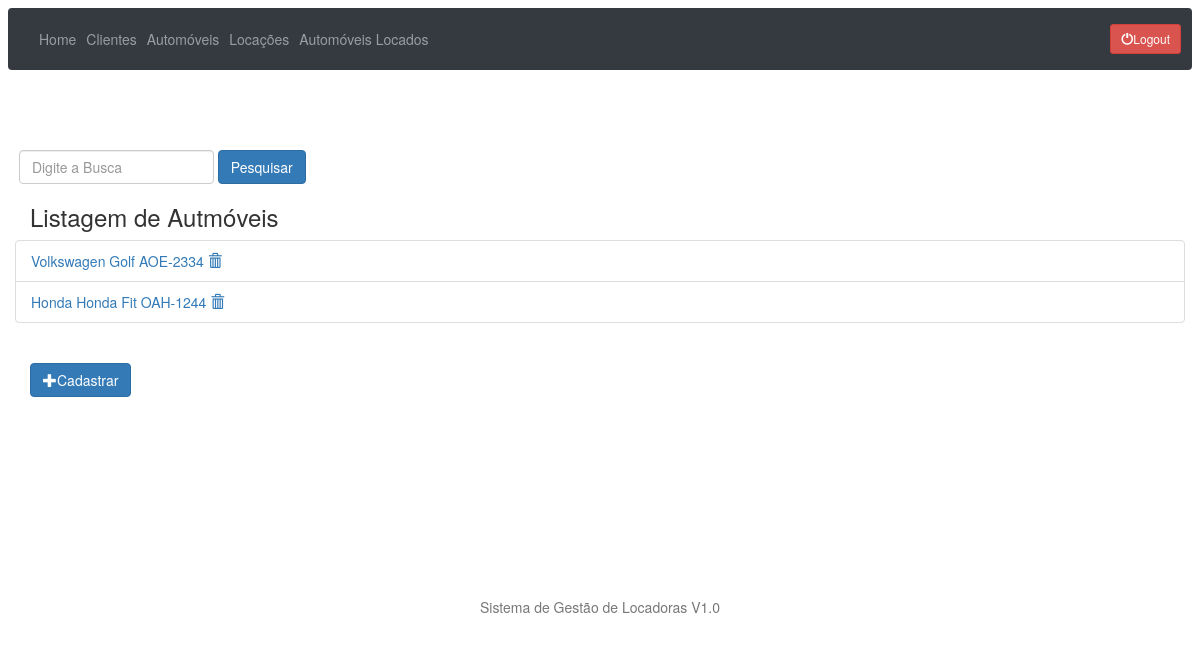
Page /automoveis/list/ (signed in) on the earlier database version.
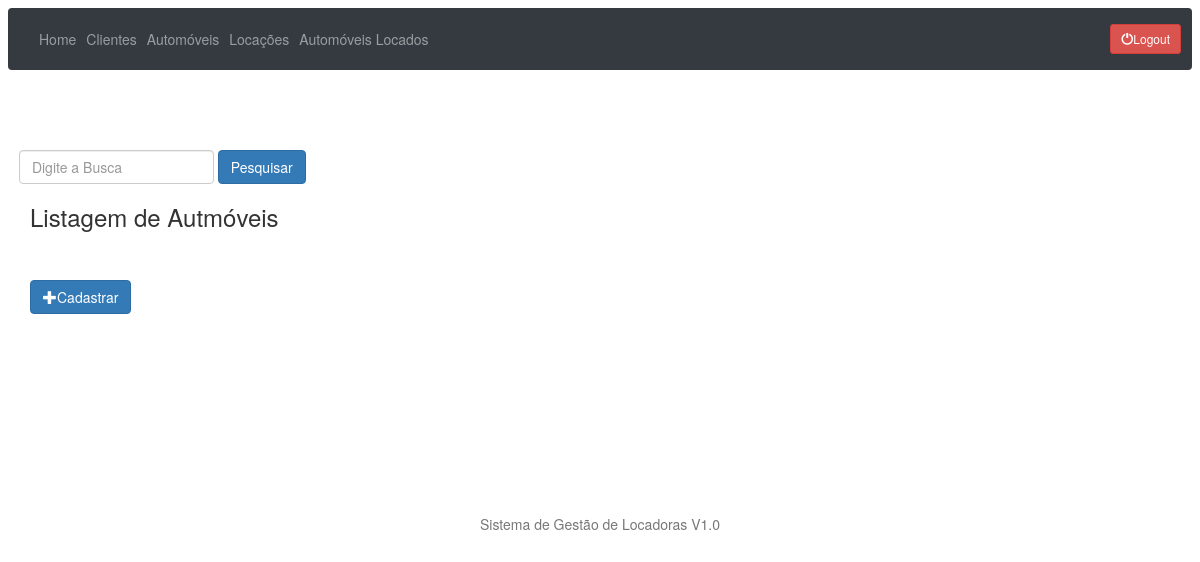
Same page on the later database version.
### automoveis/models.py (models this page shows, shortened)
class Automovel(models.Model):
    marca = models.CharField(max_length=30)
    modelo = models.CharField(max_length=30)
    placa = models.CharField(max_length=30)
    foto = models.ImageField(upload_to='automoveis_fotos', null=True, blank=True)
    alugado = models.BooleanField(default=False)

### automoveis/views.py (the view)
# urls.py: path('list/', automoveis_list, name='automovel_list'),
@login_required()
def automoveis_list(request):
    termo_busca = request.GET.get('pesquisa', None)
    if termo_busca:
        automoveis =Automovel.objects.all()
        automoveis = Automovel.objects.filter(placa=termo_busca)
        automoveis = Automovel.objects.filter(modelo=termo_busca)
        automoveis = Automovel.objects.filter(marca=termo_busca)
    else:
        automoveis = Automovel.objects.all()
    return render(request, 'automovel.html', {'automoveis': automoveis})

### automoveis/templates/automovel.html (shortened to what this page needs)
{% extends 'base.html' %}
{% block main %}
    <div class="row">
        <div class="col-12">
            <form class="form-inline">
                <div class="form-group mx-sm-3 mb-2">
                    <input type="text" class="form-control" id="pesquisa" name="pesquisa" placeholder="Digite a Busca">
                </div>
                <button type="submit" class="btn btn-primary mb-2">Pesquisar</button>
            </form>
        </div>
    </div>
    <h3>Listagem de Autmóveis</h3>
    <div class="row">
        <ul class="list-group">
            {% for automovel in automoveis %}
                <li class="list-group-item">
                    <a href="{% url 'automovel_update' automovel.id %}"> {{ automovel.marca }} {{ automovel.modelo }} {{ automovel.placa }}</a>
                    <a href="{% url 'automovel_delete' automovel.id %}" title="Excluir">
                        <span class="glyphicon glyphicon-trash"></span>
                    </a>
                </li>
            {% endfor %}
        </ul>
    </div>
    <div class="row1">
        <a type="button" class="btn btn-primary" href="{% url 'automovel_new' %}"> <span
                class="glyphicon glyphicon-plus"></span>Cadastrar</a>
    </div>
{% endblock %}

Differences in the rows shown:
removed Automovel: marca "Volkswagen", modelo "Golf", placa "AOE-2334"
removed Automovel: marca "Honda", modelo "Honda Fit", placa "OAH-1244"
